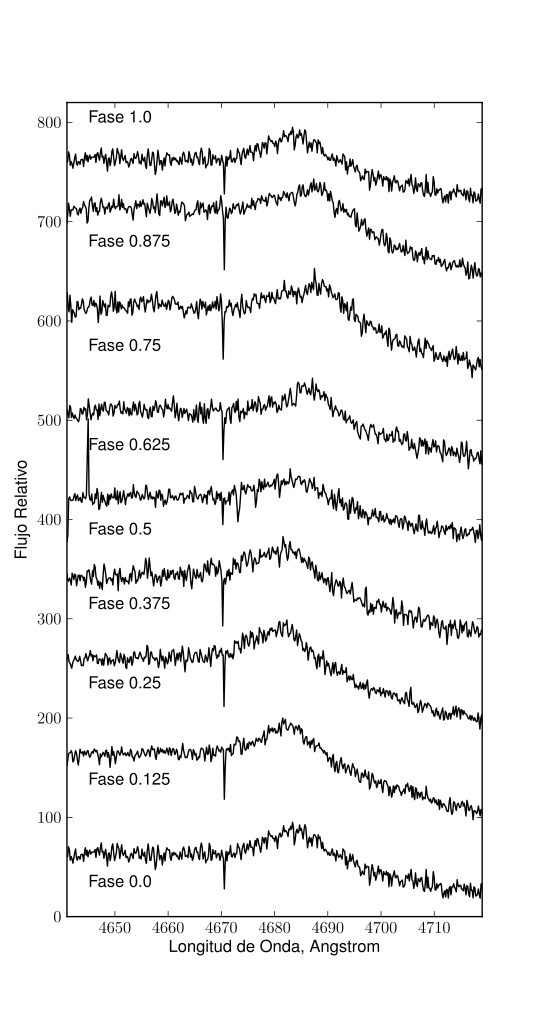

Write Python code to recreate this figure.
import matplotlib.pyplot as m
import numpy as n
from matplotlib import rc
rc('font',**{'family':'sans-serif','sans-serif':['Helvetica']})
import matplotlib.pyplot as m
rc('text', usetex=True)

w0,f0=n.loadtxt('he2sum0.txt',unpack=True)
w1,f1=n.loadtxt('he2sum1.txt',unpack=True)
w2,f2=n.loadtxt('he2sum2.txt',unpack=True)
w3,f3=n.loadtxt('he2sum3.txt',unpack=True)
w4,f4=n.loadtxt('he2sum4.txt',unpack=True)
w5,f5=n.loadtxt('he2sum5.txt',unpack=True)
w6,f6=n.loadtxt('he2sum6.txt',unpack=True)
w7,f7=n.loadtxt('he2sum7.txt',unpack=True)
w8,f8=n.loadtxt('he2sum8.txt',unpack=True)

m.axis([4641,4719,0,820])
m.plot(w0,f0,'k')
m.plot(w1,f1,'k',markersize=2)
m.plot(w2,f2,'k',markersize=2)
m.plot(w3,f3,'k',markersize=2)
m.plot(w4,f4,'k',markersize=2)
m.plot(w5,f5,'k',markersize=2)
m.plot(w6,f6,'k',markersize=2)
m.plot(w7,f7,'k',markersize=2)
m.plot(w8,f8,'k',markersize=2)
m.xlabel('Longitud de Onda, Angstrom')
m.ylabel('Flujo Relativo',fontsize='medium')
m.text(4645,30,'Fase 0.0')
m.text(4645,133,'Fase 0.125')
m.text(4645,230,'Fase 0.25')
m.text(4645,310,'Fase 0.375')
m.text(4645,385,'Fase 0.5')
m.text(4645,470,'Fase 0.625')
m.text(4645,570,'Fase 0.75')
m.text(4645,675,'Fase 0.875')
m.text(4645,800,'Fase 1.0')
